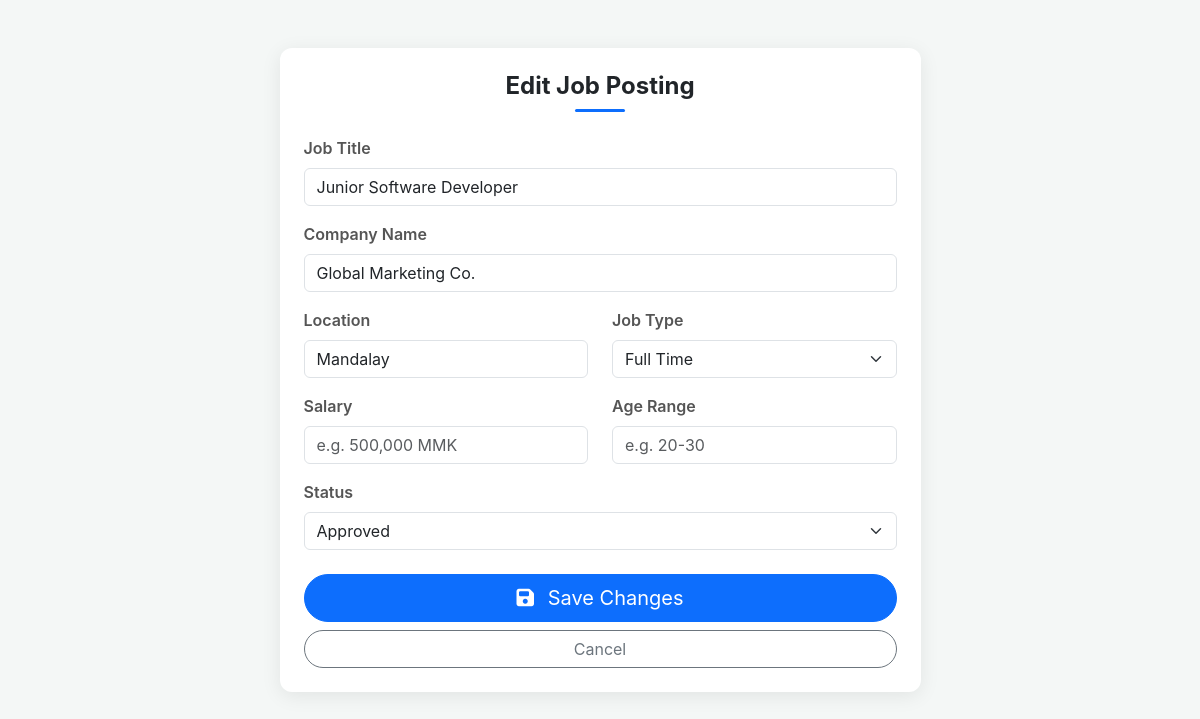
Page /admin/JOBMANAGEMENT/edit_job.php?id=41 on the committed database.
### tables this page shows
CREATE TABLE `jobs` (
  `id` int(11) NOT NULL,
  `job_title` varchar(255) DEFAULT NULL,
  `company` varchar(255) DEFAULT NULL,
  `location` varchar(100) DEFAULT NULL,
  `type` enum('Full-time','Part-time','Internship') DEFAULT 'Full-time',
  `salary` varchar(255) DEFAULT NULL,
  `age` varchar(255) DEFAULT NULL,
  `status` enum('Approved','Pending','Rejected') DEFAULT 'Pending',
  `created_at` timestamp NOT NULL DEFAULT current_timestamp()
);

### admin/JOBMANAGEMENT/edit_job.php (the view, shortened to what this page needs)
<?php
include 'db.php';
$id = intval($_GET['id']);
$query = mysqli_query($conn, "SELECT * FROM jobs WHERE id = $id");
$job = mysqli_fetch_assoc($query);
?>
<!DOCTYPE html>
<html lang="en">
<head>
<link href="https://cdn.jsdelivr.net/npm/bootstrap@5.3.2/dist/css/bootstrap.min.css" rel="stylesheet">
<link href="https://cdnjs.cloudflare.com/ajax/libs/font-awesome/6.5.1/css/all.min.css" rel="stylesheet">
</head>
<body>
<div class="container mt-5 mb-5">
    <div class="row justify-content-center">
        <div class="col-md-7">
            <div class="card p-4">
                <div class="text-center mb-4">
                    <h4 class="fw-bold mb-0">Edit Job Posting</h4>
                    <div class="title-underline"></div>
                </div>
                <form method="POST">
                    <div class="mb-3">
                        <label class="form-label">Job Title</label>
                        <input type="text" name="job_title" class="form-control" value="<?= htmlspecialchars($job['job_title']) ?>" required>
                    </div>
                    <div class="mb-3">
                        <label class="form-label">Company Name</label>
                        <input type="text" name="company" class="form-control" value="<?= htmlspecialchars($job['company']) ?>" required>
                    </div>
                    <div class="row">
                        <div class="col-md-6 mb-3">
                            <label class="form-label">Location</label>
                            <input type="text" name="location" class="form-control" value="<?= htmlspecialchars($job['location']) ?>" required>
                        </div>
                        <div class="col-md-6 mb-3">
                            <label class="form-label">Job Type</label>
                            <select name="type" class="form-select">
                                <option value="Full Time" <?= $job['type']=='Full Time'?'selected':'' ?>>Full Time</option>
                            </select>
                        </div>
                    </div>
                    <div class="row">
                        <div class="col-md-6 mb-3">
                            <label class="form-label">Salary</label>
                            <input type="text" name="salary" class="form-control" value="<?= htmlspecialchars($job['salary']) ?>" placeholder="e.g. 500,000 MMK" required>
                        </div>
                        <div class="col-md-6 mb-3">
                            <label class="form-label">Age Range</label>
                            <input type="text" name="age" class="form-control" value="<?= htmlspecialchars($job['age']) ?>" placeholder="e.g. 20-30" required>
                        </div>
                    </div>
                    <div class="mb-3">
                        <label class="form-label">Status</label>
                        <select name="status" class="form-select">
                            <option value="Approved" <?= $job['status']=='Approved'?'selected':'' ?>>Approved</option>
                        </select>
                    </div>
                    <div class="mt-4 d-grid gap-2">
                        <button type="submit" name="update_job" class="btn btn-primary btn-lg rounded-pill">
                            <i class="fa fa-save me-2"></i> Save Changes
                        </button>
                        <a href="jobmanagement.php" class="btn btn-outline-secondary rounded-pill">Cancel</a>
                    </div>
                </form>
            </div>
        </div>
    </div>
</div>
</body>
</html>

### admin/JOBMANAGEMENT/edit_job.php (style rules this page uses)
body { background-color: #f4f7f6; font-family: 'Inter', sans-serif; }
.card { border-radius: 12px; box-shadow: 0 4px 20px rgba(0,0,0,0.08); border: none; }
.form-label { font-weight: 600; color: #555; }
.title-underline { width: 50px; height: 3px; background-color: #0d6efd; margin: 8px auto 0; border-radius: 5px; }

### rows in the picture
jobs: job_title "Junior Software Developer", company "Global Marketing Co.", location "Mandalay", status "Approved"
